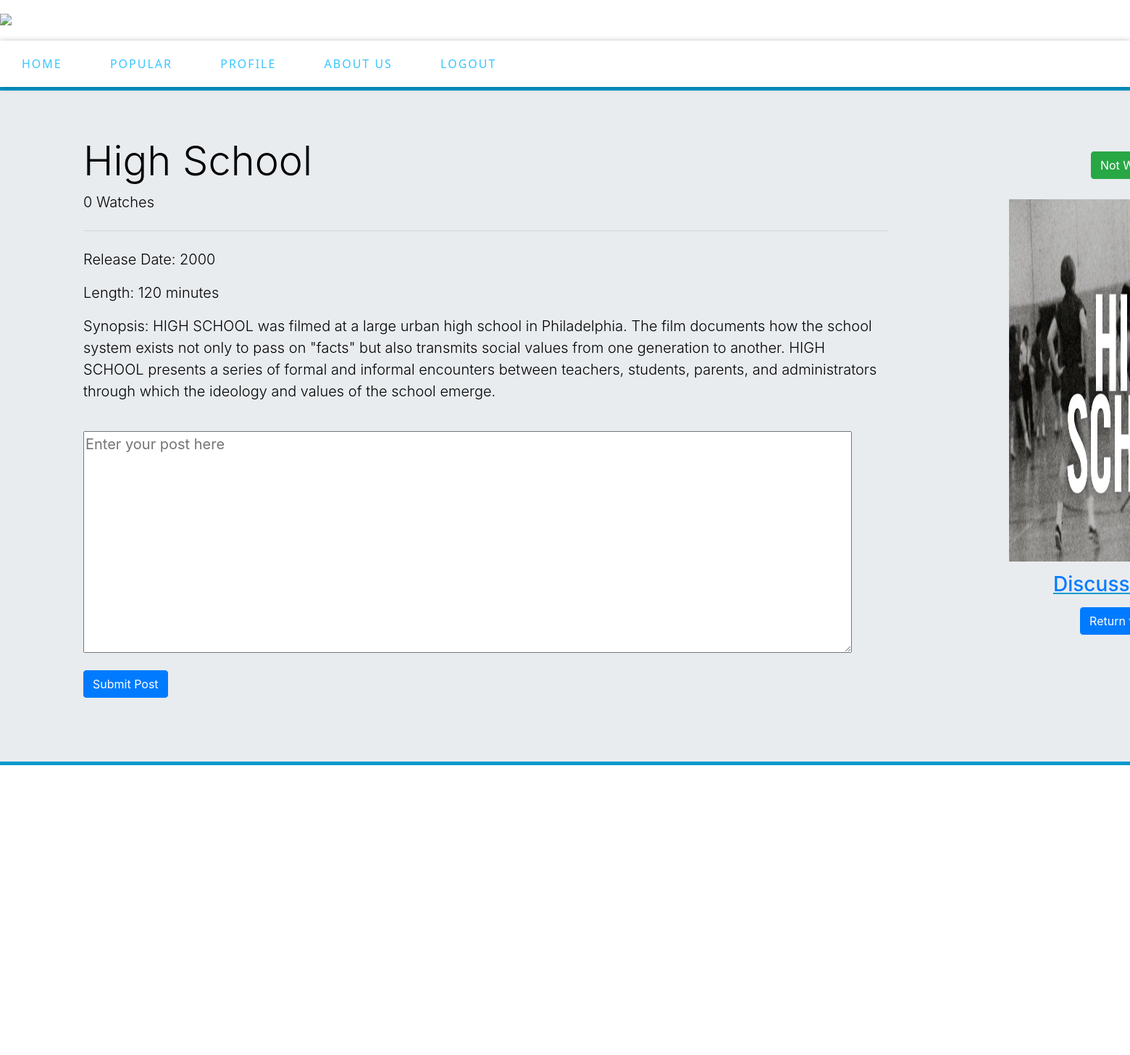
The app's page /movie/March Movies/High School (signed in) with its own data.
### main/models.py (models this page shows, shortened)
class Movie(models.Model):
    movie_list = models.ForeignKey(MovieList, on_delete=models.CASCADE)
    title = models.CharField(max_length=300, unique = True)
    synopsis = models.CharField(max_length=5000)
    watched = models.IntegerField(default = 0)
    image = models.ImageField(upload_to='images/', null=True, blank=True)
    release_date = models.IntegerField(default = 2000)
    length = models.IntegerField(default = 120)

### main/views.py (the view)
# urls.py: path('movie/<str:name>', views.month, name='month'),
@login_required
def movie(response, name, title):
    ls = MovieList.objects.all().get(name = name)
    movie = ls.movie_set.get(title = title)
    user = response.user
    try:
        watched = Movie_Watched.objects.get(user = response.user, month = ls, movie = movie)
    except Movie_Watched.DoesNotExist:
        watched = Movie_Watched(user = response.user, movie = movie, month = ls, watched = False)
        watched.save()
    if response.method == "POST":
        form = CreateNewDiscussionPost(response.POST)
        if form.is_valid():
            p = form.cleaned_data["post"]
            t = DiscussionPost(post = p, movie = movie, user = response.user)
            t.save()
    else:
        form = CreateNewDiscussionPost()
    return render(response, "main/" +str(movie.id) + ".html",{"ls":ls,"movie":movie,"watched":watched,"name":name,"title":title, "form":form})

### main/forms.py
class CreateNewDiscussionPost(forms.Form):
    post = forms.CharField( label="Post", widget=forms.Textarea(attrs={'rows': 10, 'cols': 80, 'placeholder': 'Enter your post here'}), max_length=100000)

### main/templates/main/16.html (shortened to what this page needs)
{%extends 'main/movie.html'%}
{%block content%}
{{block.super}}
<br>
<br>
<h5>High School</h5>
<body>
</body>
{% endblock %}

### main/templates/main/movie.html (shortened to what this page needs)
{% extends 'main/base.html' %}
{% block content %}
<div class="jumbotron jumbotron-fluid" id="fade"
    style="border-top: 5px solid #009bce; border-bottom: 5px solid #009bce;">
    <div class="container" style="margin-left: 100px;">
        <h1 class="display-4" style="color: black;" class="lead">{{ movie.title }}
            {% if movie.image %}
            <div class="jumbotron float-right" style="margin-right: -550px;">
                <div class="text-center">
                    <form method="POST" action="{% url 'toggle_watched' name title %}">
                        {% if watched.watched %}
                        <button type="submit" class="btn btn-success">Watched</button>
                        {% else %}
                        <button type="submit" class="btn btn-success">Not Watched</button>
                        {% endif %}
                    </form>
                </div>
                <img src="{{ movie.image.url }}" alt="img" class="movie-img" style="height: 500px; width: 350px;">
                <div class="text-center">
                    <h3>
                        <a href="{% url 'discussionposts' ls.name movie.title %}">Discussion Posts</a>
                    </h3>
                    <button onclick="goBack()" class="btn btn-primary">Return to Movies</button>
                </div>
            </div>
            {% endif %}
        </h1>
        <p class="lead" style="color: black;">{{ movie.watched }} Watches</p>
        <hr class="my-4">
        <p style="color: black;" class="lead">Release Date: {{ movie.release_date }}</p>
        <p style="color: black;" class="lead">Length: {{ movie.length }} minutes</p>
        <p style="color: black;" class="lead">Synopsis: {{ movie.synopsis }}</p>
        <br>
        <form method="post" action="#">
            <p class="lead" style="color: black;">{{ form.post }}</p>
            <button type="submit" name="save" class="btn btn-primary">Submit Post</button>
        </form>
        <br>
    </div>
</div>
{% endblock %}

### main/templates/main/base.html (style rules this page uses)
body { background-image: url('https://lh3.googleusercontent.com/pw/AMWts8Cro0vxqTWNRBJVQ_6jf8Fqk6K7qe5f731ge83_pVFNE_1BHX6O-XBvKLAPZoKepzUhv7y4JEEq_TPrAN38pueDhIiPd93APMDBeg6fpKxWNNd3tLK8vQVVbpJANZIx6d9NuoWDZ45b8K3uR_0yCAE8=w952-h536-no?authuser=0'); background-size: cover; }
h1 { color: rgb(255, 255, 255); }
body { color: rgb(255, 255, 255); }

### main/templates/main/movie.html (style rules this page uses)
.jumbotron { opacity: 1.0; transition: opacity 0.5s; }
.movie-img { filter: contrast(100%); transition: all 1.0s ease-out; }
.text-center form { margin-bottom: 5px; margin-top: -50px; }
.text-center h3 { margin-top: 15px; text-decoration: underline; color: #009bce; }
.text-center button { margin-top: -25px; }

### records on screen
Movie: title "High School", image (picture), watched "0", release_date "2000", length "120", synopsis "HIGH SCHOOL was filmed at a large urban high school in Philadelphia. The film documents how the school system exists not only to pass on \"facts\" but also transmits social values from one generation to another. HIGH SCHOOL presents a series of formal and informal encounters between teachers, students, parents, and administrators through which the ideology and values of the school emerge."
